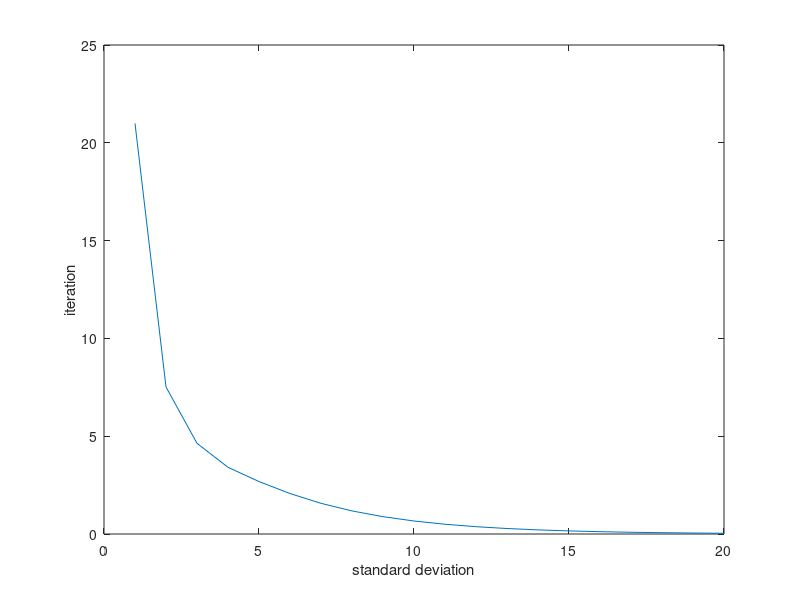
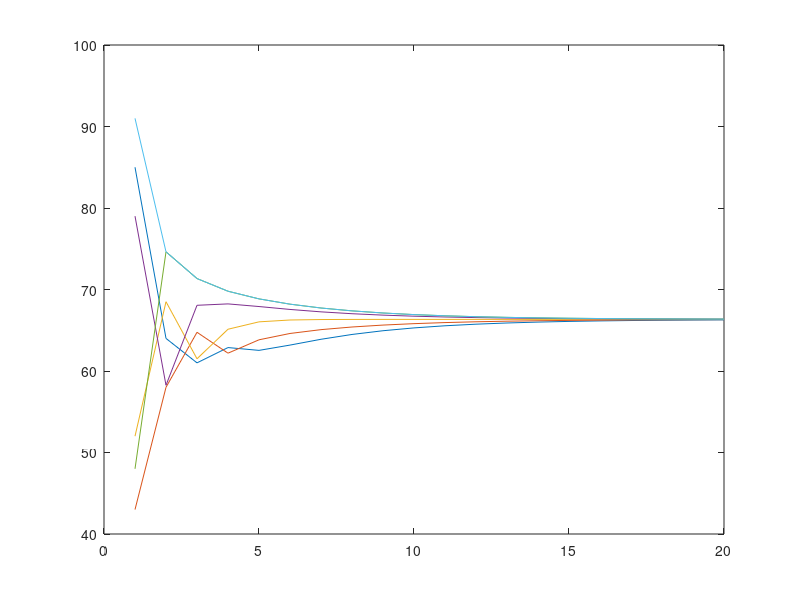

Reproduce these figures in MATLAB, in order. (Note: this script raises an error after producing the figures.)
% Swarm Computations
% Kai Brooks
% github.com/kaibrooks
% 2019
%
% Computes a global average from local (swarm) comparisons
%

clc
clear all
close all
rng('default')

totalMembers = 6; % members in the swarm
maxIterations = 20; % max swaps to run

% format: memberNum(member, iteration)

% generate starting (random) numbers
for i = 1:totalMembers
    memberNum(i,1) = randi(100);
end

trueMean = mean(memberNum); % the mean we aim for
stDev(1) = std(memberNum(:,1)); % starting standard deviation

for j = 2:maxIterations % start at 2 since the first one is the initial creation
    % copy array
    memberNum(:,j) = memberNum(:,j-1);
   
    for i=1:totalMembers-1
    
        % select adjacent members to average
        mema = i;
        memb = i+1;
        
        if mema == memb
        %    continue
        end
        
        % average numbers
        avg = mean([memberNum(mema,j) memberNum(memb,j)]);
        
        %fprintf('%.2i: %.2f | %.2i: %.2f = %.2f\n', mema, memberNum(mema,j), memb, memberNum(memb,j), avg);
        
        % write averages
        memberNum(mema,j) = avg;
        memberNum(memb,j) = avg;
        
    end
    
    % write other stats
    stDev(j) = std(memberNum(:,j));
    
    % shuffle?
    %memberNum = memberNum(randperm(size(memberNum,1)),:);
    
end

mean(memberNum(:,1)) % 'starting' mean

memberNum
%memberNum(:,maxIterations)


plot(stDev)
xlabel('standard deviation')
ylabel('iteration')

x = [1:maxIterations]

figure(2)
plot(x,memberNum)

hline = refline(0,trueMean);
hline.Color = 'red';
hline.LineStyle = ':';
